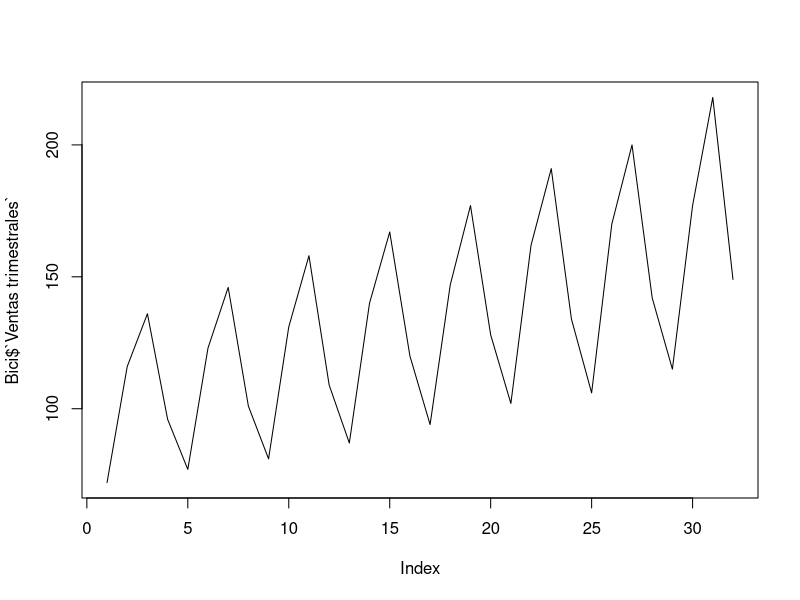
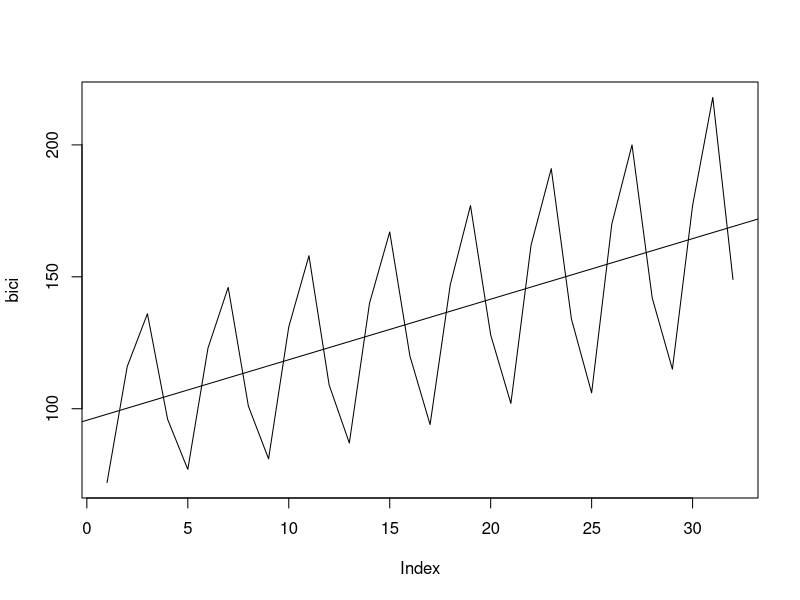
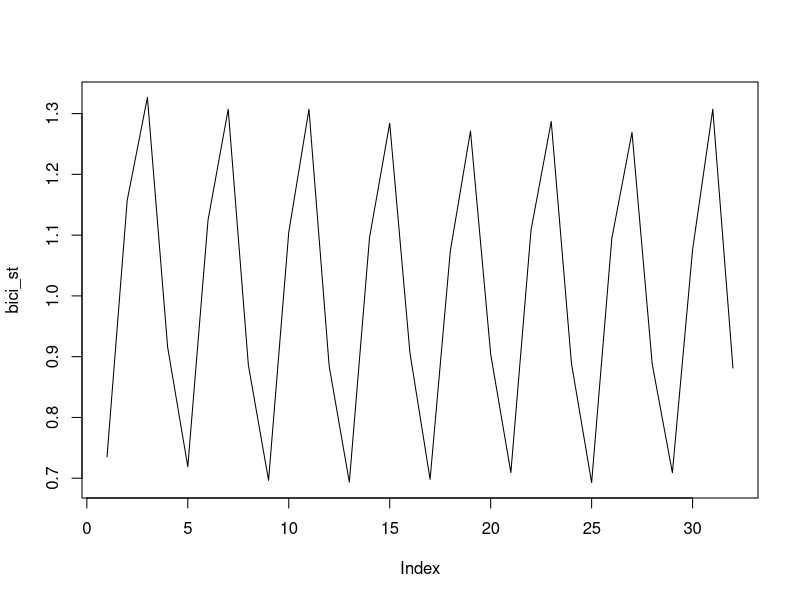
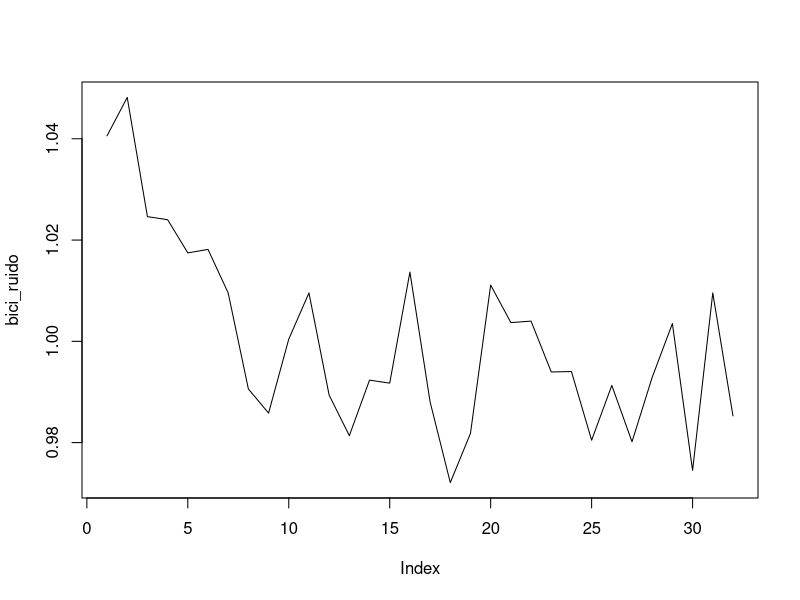
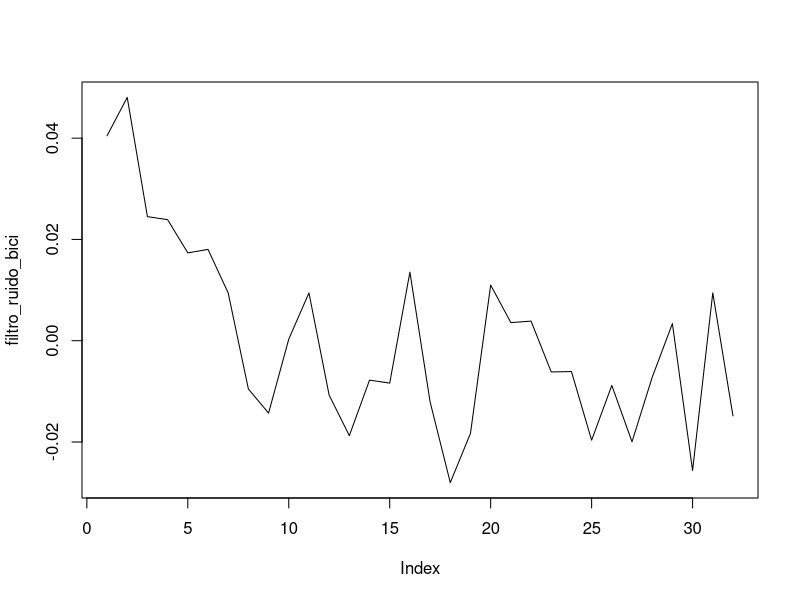
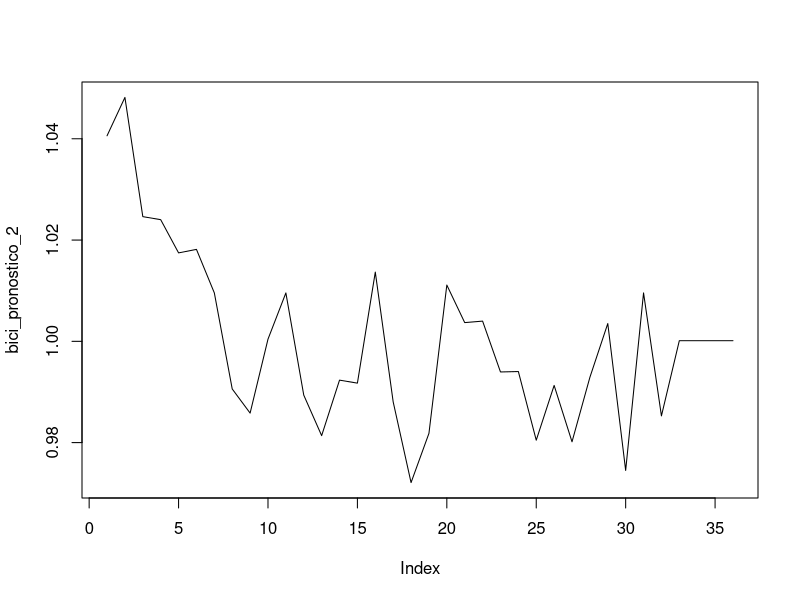
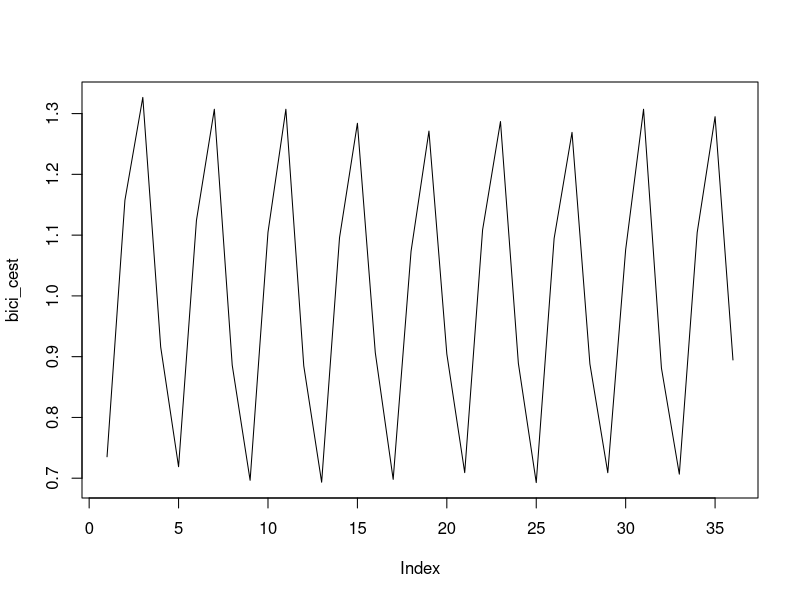
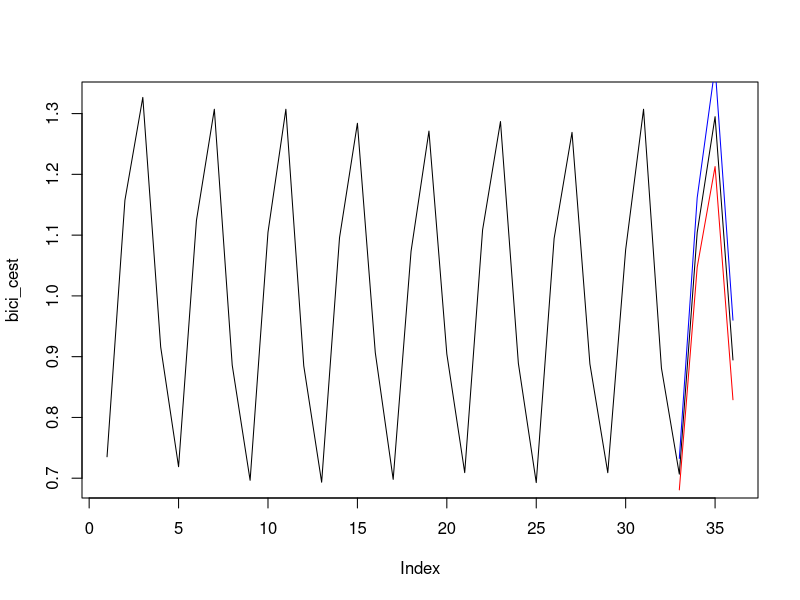

R code for these plots, in order:
## ---- chunk 1
library(readxl)
Bici <- read_excel("SeriesHW.xlsx", sheet = "Bicicletas")
#View(Bici)

plot(Bici$`Ventas trimestrales`, type="l")
## ---- chunk 2
bici <-Bici$'Ventas trimestrales'
## ---- chunk 3
tendencia <-lm(bici~c(1:32))
tendencia
## ---- chunk 4
recta_3 <- tendencia$coefficients[1] + c(1:32)*tendencia$coefficients[2]

plot(bici, type='l')
abline(tendencia)
## ---- chunk 5
bici_st <- bici/recta_3
bici_st
plot(bici_st, type='l')
## ---- chunk 6
trimestre1 <-bici_st[seq(1,32, by=4)]
trimestre1

trimestre2 <-bici_st[seq(2,32, by=4)]
trimestre2


trimestre3 <-bici_st[seq(3,32, by=4)]
trimestre3

trimestre4 <-bici_st[seq(4,32, by=4)]
trimestre4

## ---- chunk 7
FE1 <-mean(trimestre1) / mean(bici_st)
FE1
## ---- chunk 8
FE2 <-mean(trimestre2) / mean(bici_st)
FE2

FE3 <-mean(trimestre3) / mean(bici_st)
FE3

FE4 <-mean(trimestre4) / mean(bici_st)
FE4
## ---- chunk 9
bici_ruido <- bici_st /c(FE1, FE2, FE3, FE4)
bici_ruido
plot(bici_ruido, type='l')

## ---- chunk 10
filtro_ruido_bici <- bici_ruido - mean(bici_ruido)

filtro_ruido_bici
plot(filtro_ruido_bici, type='l')

## ---- chunk 11
bici_pronosticado <- mean(bici_ruido)
bici_pronosticado
## ---- chunk 12
bici_pronostico <- c(rep(NA,32),rep(bici_pronosticado,4))
bici_pronostico
## ---- chunk 13
bici_pronostico_2 <- c(bici_ruido,rep(bici_pronosticado,4))
bici_pronostico_2 
plot(bici_pronostico_2, type='l')
## ---- chunk 14
LI <-bici_pronostico_2[33:36] - 2*sd(filtro_ruido_bici)*c(1:4)^.5
LI
## ---- chunk 15
LS <-bici_pronostico_2[33:36] + 2*sd(filtro_ruido_bici)*c(1:4)^.5
LS
## ---- chunk 16
LI2 <- c(rep(NA, times=32),LI)
LI2

## ---- chunk 17
LS2 <- c(rep(NA, times=32),LS)
LS2
## ---- chunk 18
bici_cest <- bici_pronostico_2 *c(FE1,FE2,FE3,FE4)
bici_cest
plot(bici_cest, type='l')
## ---- chunk 19
LI_cest <- LI2*c(FE1,FE2,FE3,FE4)
LI_cest

LS_cest <- LS2*c(FE1,FE2,FE3,FE4)
LS_cest

## ---- chunk 20
plot(bici_cest, type='l')
lines(LI_cest, col='red')
lines(LS_cest, col='blue')
## ---- chunk 21
recta_bici_para_pronostico <- tendencia$coefficients[1] +c(1:36)*tendencia$coefficients[2]


bici_pronostico_final <- bici_cest *recta_bici_para_pronostico

plot(bici_pronostico_final, type='l')

## ---- chunk 22
LI_final <- LI_cest * recta_bici_para_pronostico
LI_final
LS_final <- LS_cest * recta_bici_para_pronostico
LS_final
## ---- chunk 23
plot(bici_pronostico_final, type='l', ylim=c(0, max(LS_final, na.rm =TRUE)))
lines(LI_final, col= 'red')
lines(LS_final, col= 'blue')
